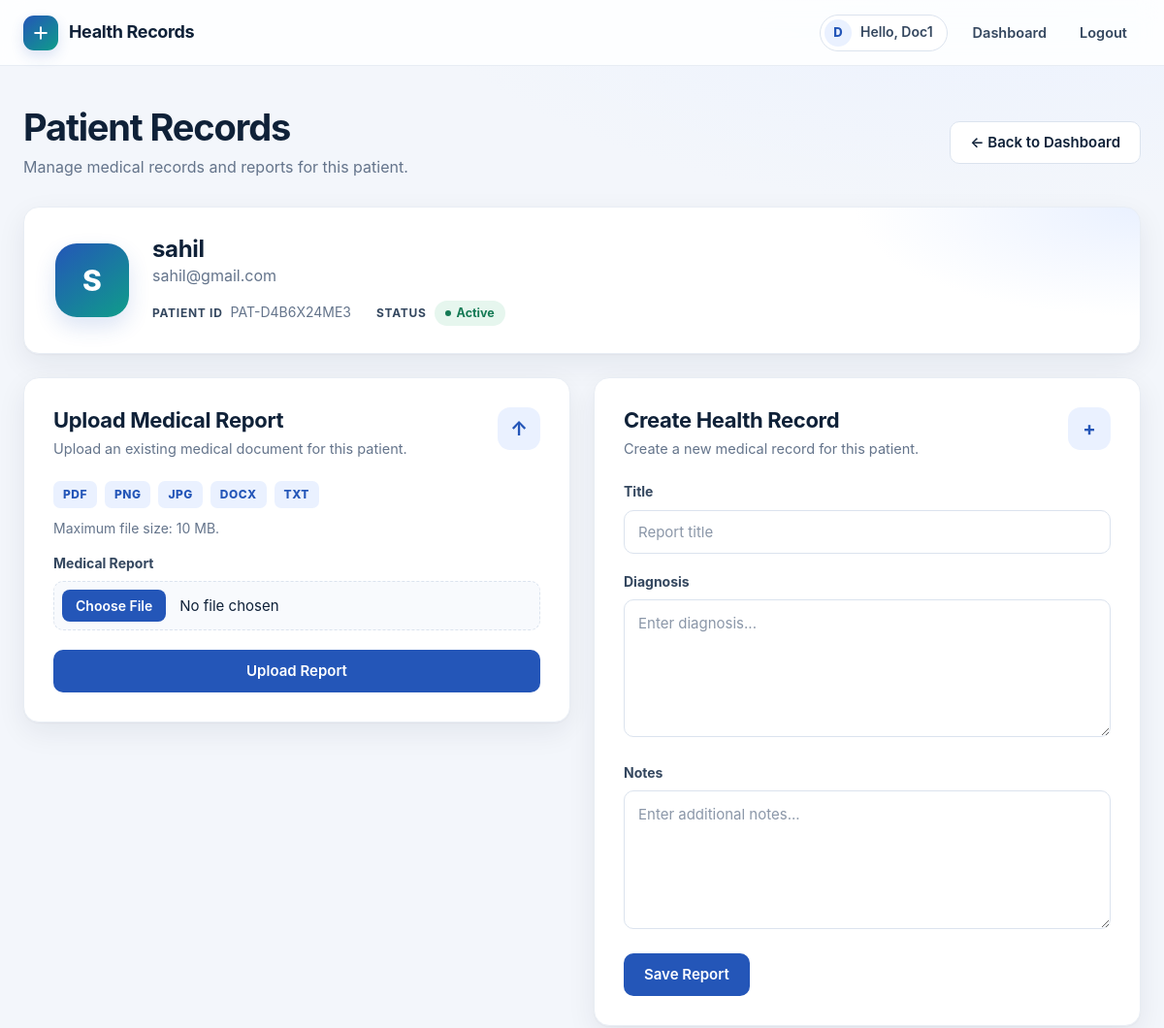
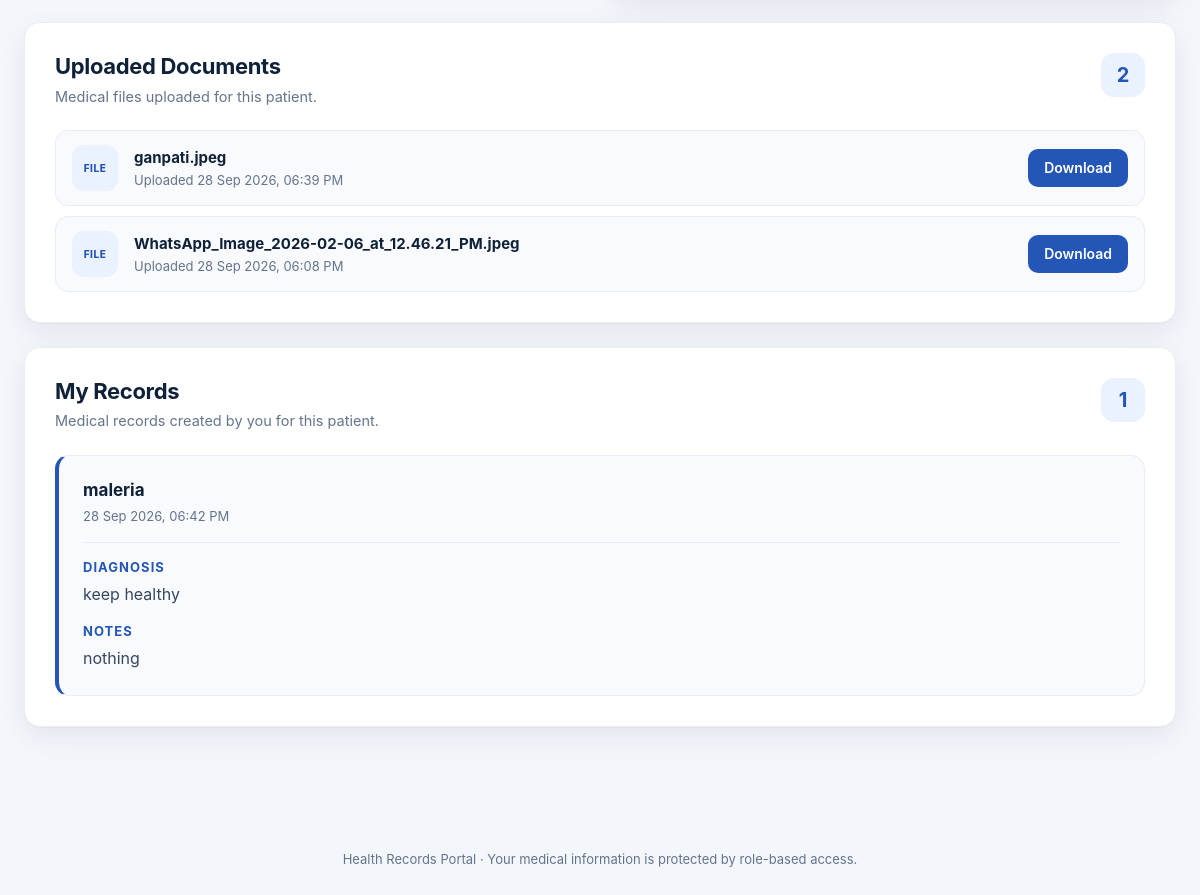
Page /doctor/patients/4 (signed in) on the committed database (2 pictures, top to bottom).
### models.py (models this page shows, shortened)
class User(UserMixin, db.Model):
    __tablename__ = "users"
    id = db.Column(db.Integer, primary_key=True)
    name = db.Column(db.String(80), nullable=False)
    email = db.Column(db.String(120), unique=True, nullable=False, index=True)
    password = db.Column(db.String(255), nullable=False)
    role = db.Column(db.String(20), nullable=False,
                     default="patient", index=True)
    status = db.Column(db.String(20), nullable=False,
                       default="approved", index=True)
    doctor_license = db.Column(db.String(100), unique=True, nullable=True)
    patient_code = db.Column(db.String(20), unique=True,
                             nullable=True, index=True)
    created_at = db.Column(
        db.DateTime, default=lambda: datetime.now(timezone.utc))
    uploaded_records = db.relationship(
        "Record", foreign_keys="Record.doctor_id", back_populates="doctor",
        cascade="all, delete-orphan"
    )
    patient_records = db.relationship(
        "Record", foreign_keys="Record.patient_id", back_populates="patient",
        cascade="all, delete-orphan"
    )
    assignments_as_doctor = db.relationship(
        "PatientAssignment", foreign_keys="PatientAssignment.doctor_id",
        back_populates="doctor", cascade="all, delete-orphan"
    )
    assignments_as_patient = db.relationship(
        "PatientAssignment", foreign_keys="PatientAssignment.patient_id",
        back_populates="patient", cascade="all, delete-orphan"
    )
    @property
    def is_active(self):
        return self.status == "approved"

class Record(db.Model):
    __tablename__ = "records"
    id = db.Column(db.Integer, primary_key=True)
    storage_key = db.Column(db.String(300), nullable=False, unique=True)
    orig_filename = db.Column(db.String(200), nullable=False)
    content_type = db.Column(db.String(100), nullable=False)
    size_bytes = db.Column(db.Integer, nullable=False)
    patient_id = db.Column(
        db.Integer, db.ForeignKey("users.id"), nullable=False)
    doctor_id = db.Column(
        db.Integer, db.ForeignKey("users.id"), nullable=False)
    uploaded_at = db.Column(
        db.DateTime, default=lambda: datetime.now(timezone.utc), index=True)
    patient = db.relationship(
        "User", foreign_keys=[patient_id], back_populates="patient_records"
    )
    doctor = db.relationship(
        "User", foreign_keys=[doctor_id], back_populates="uploaded_records"
    )

class WrittenReport(db.Model):
    __tablename__ = "written_reports"
    id = db.Column(db.Integer, primary_key=True)
    title = db.Column(
        db.String(200),
        nullable=False
    )
    diagnosis = db.Column(
        db.Text,
        nullable=False
    )
    notes = db.Column(
        db.Text,
        nullable=False
    )
    patient_id = db.Column(
        db.Integer,
        db.ForeignKey("users.id"),
        nullable=False
    )
    doctor_id = db.Column(
        db.Integer,
        db.ForeignKey("users.id"),
        nullable=False
    )
    created_at = db.Column(
        db.DateTime,
        default=lambda: datetime.now(timezone.utc),
        index=True
    )
    patient = db.relationship(
        "User",
        foreign_keys=[patient_id]
    )
    doctor = db.relationship(
        "User",
        foreign_keys=[doctor_id]
    )

### app.py (the view)
@app.route("/doctor/patients/<int:patient_id>")
@doctor_patient_required
def doctor_patient(patient_id):
    patient = User.query.filter_by(
        id=patient_id,
        role="patient",
        status="approved"
    ).first_or_404()
    records = Record.query.filter_by(
        patient_id=patient_id,
        doctor_id=current_user.id
    ).order_by(
        Record.uploaded_at.desc()
    ).all()
    written_reports = WrittenReport.query.filter_by(
        patient_id=patient_id,
        doctor_id=current_user.id
    ).order_by(
        WrittenReport.created_at.desc()
    ).all()
    upload_form = UploadForm()
    report_form = WrittenReportForm()
    return render_template(
        "patient_detail.html",
        patient=patient,
        records=records,
        written_reports=written_reports,
        form=upload_form,
        report_form=report_form
    )

### forms.py
class UploadForm(FlaskForm):
    file = FileField(
        "Medical Report",
        validators=[
            FileRequired(),
            FileAllowed(ALLOWED_EXTENSIONS,
                        "Allowed: PDF, PNG, JPG, JPEG, DOCX, TXT.")
        ],
    )
    submit = SubmitField("Upload Report")

class WrittenReportForm(FlaskForm):
    title = StringField(
        "Title",
        validators=[
            DataRequired(),
            Length(min=2, max=200)
        ]
    )
    diagnosis = TextAreaField(
        "Diagnosis",
        validators=[
            DataRequired(),
            Length(min=1, max=10000)
        ]
    )
    notes = TextAreaField(
        "Notes",
        validators=[
            DataRequired(),
            Length(min=1, max=10000)
        ]
    )
    submit = SubmitField("Save Report")

### app.py (called while the page is built)
@login_manager.user_loader
def load_user(user_id):
    try:
        return db.session.get(User, int(user_id))
    except (TypeError, ValueError):
        return None

def doctor_patient_required(view):
    @wraps(view)
    @login_required
    def wrapped(patient_id, *args, **kwargs):
        if current_user.role != "doctor" or not current_user.is_active:
            abort(403)
        assignment = PatientAssignment.query.filter_by(
            doctor_id=current_user.id, patient_id=patient_id
        ).first()
        if not assignment:
            abort(403)
        return view(patient_id, *args, **kwargs)
    return wrapped

@app.after_request
def security_headers(response):
    response.headers["X-Content-Type-Options"] = "nosniff"
    response.headers["X-Frame-Options"] = "DENY"
    response.headers["Referrer-Policy"] = "strict-origin-when-cross-origin"
    response.headers["Permissions-Policy"] = "camera=(), microphone=(), geolocation=()"
    response.headers["Content-Security-Policy"] = (
        "default-src 'self'; "
        "base-uri 'self'; "
        "form-action 'self'; "
        "frame-ancestors 'none'; "
        "object-src 'none'; "
        "img-src 'self' data:; "
        "style-src 'self'; "
        "script-src 'self'"
    )
    if request.is_secure or app.config["SESSION_COOKIE_SECURE"]:
        response.headers["Strict-Transport-Security"] = "max-age=31536000; includeSubDomains"
    return response

### templates/patient_detail.html (shortened to what this page needs)
{% extends "base.html" %}
{% block content %}
<div class="page-header">
    <div>
        <h1>Patient Records</h1>
        <p class="page-subtitle">
            Manage medical records and reports for this patient.
        </p>
    </div>
    <a href="{{ url_for('dashboard') }}" class="btn btn-secondary">
        ← Back to Dashboard
    </a>
</div>
<section class="patient-profile card">
    <div class="patient-avatar">
        {{ patient.name[0]|upper }}
    </div>
    <div class="patient-info">
        <h2>{{ patient.name }}</h2>
        <p>{{ patient.email }}</p>
        <div class="patient-meta">
            <span>
                <strong>Patient ID</strong>
                {{ patient.patient_code }}
            </span>
            <span>
                <strong>Status</strong>
                <span class="status-badge">Active</span>
            </span>
        </div>
    </div>
</section>
<div class="record-grid">
    <section class="card">
        <div class="card-header">
            <div>
                <h2>Upload Medical Report</h2>
                <p>
                    Upload an existing medical document for this patient.
                </p>
            </div>
            <div class="card-icon">
                ↑
            </div>
        </div>
        <div class="upload-info">
            <span>PDF</span>
            <span>PNG</span>
            <span>JPG</span>
            <span>DOCX</span>
            <span>TXT</span>
        </div>
        <p class="form-help">
            Maximum file size: 10 MB.
        </p>
        <form
            method="post"
            enctype="multipart/form-data"
            action="{{ url_for('upload', patient_id=patient.id) }}"
        >
            <div class="file-input-wrapper">
                {{ form.file.label }}
                {{ form.file(
                    class_="file-input"
                ) }}
            </div>
            {{ form.submit(
                class_="btn btn-primary btn-full"
            ) }}
        </form>
    </section>
    <section class="card">
        <div class="card-header">
            <div>
                <h2>Create Health Record</h2>
                <p>
                    Create a new medical record for this patient.
                </p>
            </div>
            <div class="card-icon">
                +
            </div>
        </div>
        <form
            method="post"
            action="{{ url_for(
                'create_written_report',
                patient_id=patient.id
            ) }}"
        >
            <div class="form-group">
                {{ report_form.title.label }}
                {{ report_form.title(
                    class_="form-control",
                    placeholder="Report title"
                ) }}
            </div>
            <div class="form-group">
                {{ report_form.diagnosis.label }}
                {{ report_form.diagnosis(
                    class_="form-control textarea-large",
                    rows="5",
                    placeholder="Enter diagnosis..."
                ) }}
            </div>
            <div class="form-group">
                {{ report_form.notes.label }}
                {{ report_form.notes(
                    class_="form-control textarea-large",
                    rows="5",
                    placeholder="Enter additional notes..."
                ) }}
            </div>
            {{ report_form.submit(
                class_="btn btn-primary"
            ) }}
        </form>
    </section>
</div>
<section class="card records-section">
    <div class="section-header">
        <div>
            <h2>Uploaded Documents</h2>
            <p>
                Medical files uploaded for this patient.
            </p>
        </div>
        <span class="record-count">
            {{ records|length }}
        </span>
    </div>
    {% if records %}
    <div class="record-list">
        {% for rec in records %}
        <div class="record-item">
            <div class="record-file-icon">
                FILE
            </div>
            <div class="record-details">
                <strong>
                    {{ rec.orig_filename }}
                </strong>
                <span>
                    Uploaded
                    {{ rec.uploaded_at.strftime("%d %b %Y, %I:%M %p") }}
                </span>
            </div>
            <a
                href="{{ url_for(
                    'download',
                    record_id=rec.id
                ) }}"
                class="btn btn-small"
            >
                Download
            </a>
        </div>
        {% endfor %}
    </div>
    {% endif %}
</section>
<section class="card records-section">
    <div class="section-header">
        <div>
            <h2>My Records</h2>
            <p>
                Medical records created by you for this patient.
            </p>
        </div>
        <span class="record-count">
            {{ written_reports|length }}
        </span>
    </div>
    {% if written_reports %}
    <div class="written-report-list">
        {% for report in written_reports %}
        <article class="written-report-card">
            <div class="written-report-header">
                <div>
                    <h3>
                        {{ report.title }}
                    </h3>
                    <span>
                        {{ report.created_at.strftime(
                            "%d %b %Y, %I:%M %p"
                        ) }}
                    </span>
                </div>
            </div>
            <div class="report-field">
                <h4>Diagnosis</h4>
                <p>{{ report.diagnosis }}</p>
            </div>
            <div class="report-field">
                <h4>Notes</h4>
                <p>{{ report.notes }}</p>
            </div>
        </article>
        {% endfor %}
    </div>
    {% endif %}
</section>
{% endblock %}

### templates/base.html (shortened to what this page needs)
<!doctype html>
<html lang="en">
<head>
    <link rel="stylesheet" href="{{ url_for('static', filename='style.css') }}">
</head>
<body>
{% set ep = request.endpoint %}
<header class="navbar">
    <a class="logo" href="{{ url_for('index') }}">
        <span class="logo-mark" aria-hidden="true">
            <svg viewBox="0 0 24 24" fill="none" stroke="currentColor" stroke-width="2.4" stroke-linecap="round" stroke-linejoin="round"><path d="M12 5v14M5 12h14"/></svg>
        </span>
        Health Records
    </a>
    <nav>
        {% if current_user.is_authenticated %}
            <span class="user-chip">
                <span class="avatar">{{ current_user.name[:1]|upper }}</span>
                <span class="name">Hello, {{ current_user.name }}</span>
            </span>
            <a href="{{ url_for('dashboard') }}" class="{{ 'active' if ep == 'dashboard' }}">Dashboard</a>
            <form method="post" action="{{ url_for('logout') }}" class="inline-form">
                <button type="submit" class="link-button">Logout</button>
            </form>
        {% endif %}
    </nav>
</header>
<main class="container">
    {% block content %}{% endblock %}
</main>
<footer class="site-footer">
    Health Records Portal &middot; Your medical information is protected by role-based access.
</footer>
</body>
</html>

### rows in the picture
User: name "D", name "Doc1"
User: name "S", name "sahil", email "sahil@gmail.com", patient_code "PAT-D4B6X24ME3"
Record: orig_filename "ganpati.jpeg", uploaded_at "28 Sep 2026, 06:39 PM"
Record: orig_filename "WhatsApp_Image_2026-02-06_at_12.46.21_PM.jpeg", uploaded_at "28 Sep 2026, 06:08 PM"
WrittenReport: title "maleria", created_at "28 Sep 2026, 06:42 PM", diagnosis "keep healthy", notes "nothing"

### other values in the picture
{{ report_form.title.label }} "Title"
{{ report_form.diagnosis.label }} "Diagnosis"
{{ report_form.notes.label }} "Notes"
{{ records|length }} "2"
{{ written_reports|length }} "1"
